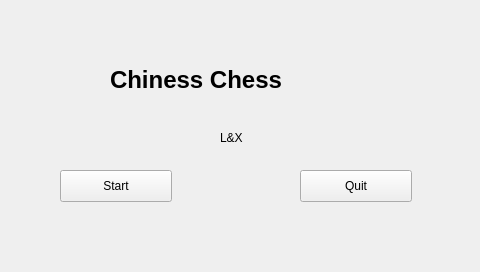
<?xml version="1.0" encoding="UTF-8"?>
<ui version="4.0">
 <class>start_window</class>
 <widget class="QWidget" name="start_window">
  <property name="geometry">
   <rect>
    <x>0</x>
    <y>0</y>
    <width>480</width>
    <height>272</height>
   </rect>
  </property>
  <property name="windowTitle">
   <string>Form</string>
  </property>
  <widget class="QPushButton" name="startButton">
   <property name="geometry">
    <rect>
     <x>60</x>
     <y>170</y>
     <width>112</width>
     <height>32</height>
    </rect>
   </property>
   <property name="text">
    <string>Start</string>
   </property>
  </widget>
  <widget class="QPushButton" name="endButton">
   <property name="geometry">
    <rect>
     <x>300</x>
     <y>170</y>
     <width>112</width>
     <height>32</height>
    </rect>
   </property>
   <property name="text">
    <string>Quit</string>
   </property>
  </widget>
  <widget class="QLabel" name="label">
   <property name="geometry">
    <rect>
     <x>110</x>
     <y>40</y>
     <width>271</width>
     <height>81</height>
    </rect>
   </property>
   <property name="text">
    <string>&lt;html&gt;&lt;head/&gt;&lt;body&gt;&lt;p&gt;&lt;span style=&quot; font-size:18pt; font-weight:600;&quot;&gt;Chiness Chess&lt;/span&gt;&lt;/p&gt;&lt;/body&gt;&lt;/html&gt;</string>
   </property>
   <property name="textFormat">
    <enum>Qt::RichText</enum>
   </property>
  </widget>
  <widget class="QLabel" name="label_2">
   <property name="geometry">
    <rect>
     <x>220</x>
     <y>130</y>
     <width>58</width>
     <height>16</height>
    </rect>
   </property>
   <property name="text">
    <string>L&amp;X</string>
   </property>
  </widget>
 </widget>
 <resources/>
 <connections/>
</ui>
